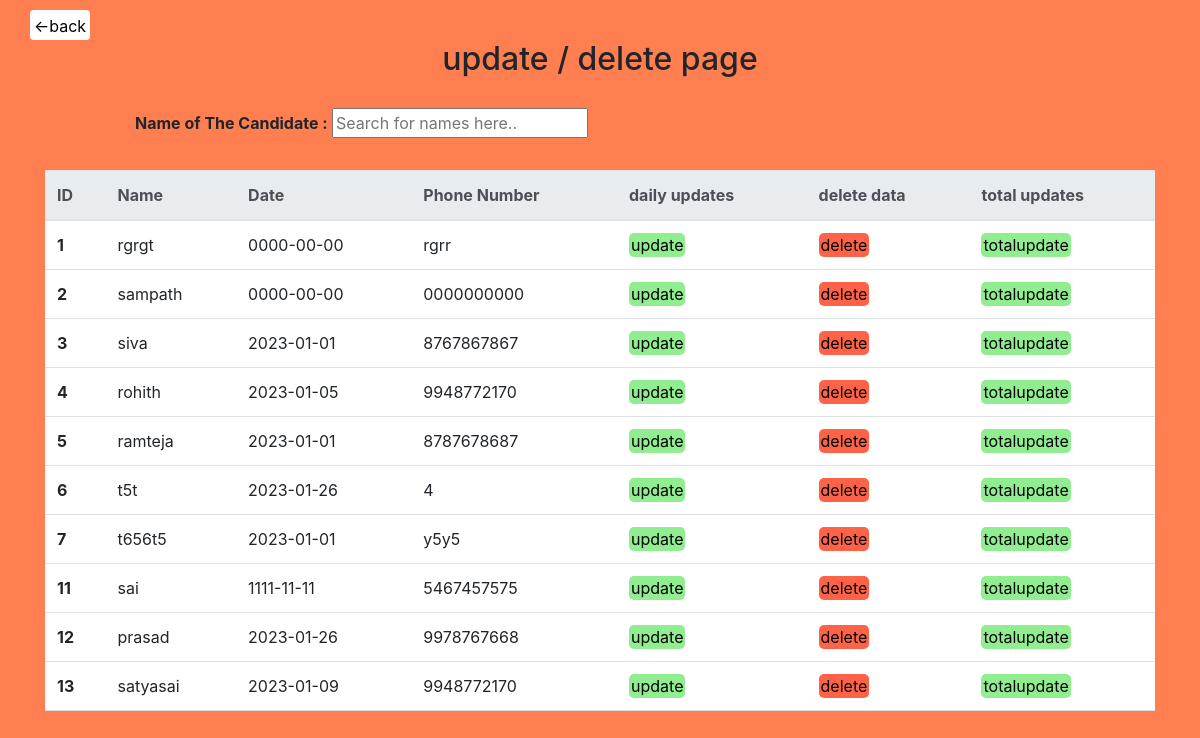
The app's page /finance/update.php with its own data.
### tables this page shows
CREATE TABLE `newlist` (
  `id` int(11) NOT NULL,
  `name` text NOT NULL,
  `fathername` text NOT NULL,
  `phoneno` varchar(10) NOT NULL,
  `totalamount` varchar(100) NOT NULL,
  `paidamount` int(11) NOT NULL,
  `date` date NOT NULL,
  `2023 jan 1` int(11) NOT NULL,
  `2023 jan 2` int(11) NOT NULL,
  `2023 jan 3` int(11) NOT NULL,
  `2023 jan 4` int(11) NOT NULL,
  `2023 jan 5` int(11) NOT NULL,
  `2023 jan 6` int(11) NOT NULL,
  `2023 jan 7` int(11) NOT NULL,
  `2023 jan 8` int(11) NOT NULL,
  `2023 jan 9` int(11) NOT NULL,
  `2023 jan 10` int(11) NOT NULL,
  `2023 jan 11` int(11) NOT NULL,
  `2023 jan 12` int(11) NOT NULL,
  `2023 jan 13` int(11) NOT NULL,
  `2023 jan 14` int(11) NOT NULL,
  `2023 jan 15` int(11) NOT NULL,
  `2023 jan 16` int(11) NOT NULL,
  `2023 jan 17` int(11) NOT NULL,
  `2023 jan 18` int(11) NOT NULL,
  `2023 jan 19` int(11) NOT NULL,
  `2023 jan 20` int(11) NOT NULL,
  `2023 jan 21` int(11) NOT NULL,
  `2023 jan 22` int(11) NOT NULL,
  `2023 jan 23` int(11) NOT NULL,
  `2023 jan 24` int(11) NOT NULL,
  `2023 jan 25` int(11) NOT NULL,
  `2023 jan 26` int(11) NOT NULL,
  `2023 jan 27` int(11) NOT NULL,
  `2023 jan 28` int(11) NOT NULL,
  `2023 jan 29` int(11) NOT NULL,
  `2023 jan 30` int(11) NOT NULL,
  `2023 jan 31` int(11) NOT NULL,
  `2023 feb 1` int(11) NOT NULL,
  `2023 feb 2` int(11) NOT NULL,
  `2023 feb 3` int(11) NOT NULL,
  `2023 feb 4` int(11) NOT NULL,
  `2023 feb 5` int(11) NOT NULL,
  `2023 feb 6` int(11) NOT NULL,
  `2023 feb 7` int(11) NOT NULL,
  `2023 feb 8` int(11) NOT NULL,
  `2023 feb 9` int(11) NOT NULL,
  `2023 feb 10` int(11) NOT NULL,
  `2023 feb 11` int(11) NOT NULL,
  `2023 feb 12` int(11) NOT NULL,
  `2023 feb 13` int(11) NOT NULL,
  `2023 feb 14` int(11) NOT NULL,
  `2023 feb 15` int(11) NOT NULL,
  `2023 feb 16` int(11) NOT NULL,
  `2023 feb 17` int(11) NOT NULL,
  `2023 feb 18` int(11) NOT NULL,
  `2023 feb 19` int(11) NOT NULL,
  `2023 feb 20` int(11) NOT NULL,
  `2023 feb 21` int(11) NOT NULL,
  `2023 feb 22` int(11) NOT NULL,
  `2023 feb 23` int(11) NOT NULL,
  `2023 feb 24` int(11) NOT NULL,
  `2023 feb 25` int(11) NOT NULL,
  `2023 feb 26` int(11) NOT NULL,
  `2023 feb 27` int(11) NOT NULL,
  `2023 feb 28` int(11) NOT NULL,
  `2023 mar 1` int(11) NOT NULL,
  `2023 mar 2` int(11) NOT NULL,
  `2023 mar 3` int(11) NOT NULL,
  `2023 mar 4` int(11) NOT NULL,
  `2023 mar 5` int(11) NOT NULL,
  `2023 mar 6` int(11) NOT NULL,
  `2023 mar 7` int(11) NOT NULL,
  `2023 mar 8` int(11) NOT NULL,
  `2023 mar 9` int(11) NOT NULL,
  `2023 mar 10` int(11) NOT NULL,
  `2023 mar 11` int(11) NOT NULL,
  `2023 mar 12` int(11) NOT NULL,
  `2023 mar 13` int(11) NOT NULL,
  `2023 mar 14` int(11) NOT NULL,
  `2023 mar 15` int(11) NOT NULL,
  `2023 mar 16` int(11) NOT NULL,
  `2023 mar 17` int(11) NOT NULL,
  `2023 mar 18` int(11) NOT NULL,
  `2023 mar 19` int(11) NOT NULL,
  `2023 mar 20` int(11) NOT NULL,
  `2023 mar 21` int(11) NOT NULL,
  `2023 mar 22` int(11) NOT NULL,
  `2023 mar 23` int(11) NOT NULL,
  `2023 mar 24` int(11) NOT NULL,
  `2023 mar 25` int(11) NOT NULL,
  `2023 mar 26` int(11) NOT NULL,
  `2023 mar 27` int(11) NOT NULL,
  `2023 mar 28` int(11) NOT NULL,
  `2023 mar 29` int(11) NOT NULL,
  `2023 mar 30` int(11) NOT NULL,
  `2023 mar 31` int(11) NOT NULL,
  `2023 apr 1` int(11) NOT NULL,
  `2023 apr 2` int(11) NOT NULL,
  `2023 apr 3` int(11) NOT NULL,
  `2023 apr 4` int(11) NOT NULL,
  `2023 apr 5` int(11) NOT NULL,
  `2023 apr 6` int(11) NOT NULL,
  `2023 apr 7` int(11) NOT NULL,
  `2023 apr 8` int(11) NOT NULL,
  `2023 apr 9` int(11) NOT NULL,
  `2023 apr 10` int(11) NOT NULL,
  `2023 apr 11` int(11) NOT NULL,
  `2023 apr 12` int(11) NOT NULL,
  `2023 apr 13` int(11) NOT NULL,
  `2023 apr 14` int(11) NOT NULL,
  `2023 apr 15` int(11) NOT NULL,
  `2023 apr 16` int(11) NOT NULL,
  `2023 apr 17` int(11) NOT NULL,
  `2023 apr 18` int(11) NOT NULL,
  `2023 apr 19` int(11) NOT NULL,
  `2023 apr 20` int(11) NOT NULL,
  `2023 apr 21` int(11) NOT NULL,
  `2023 apr 22` int(11) NOT NULL,
  `2023 apr 23` int(11) NOT NULL,
  `2023 apr 24` int(11) NOT NULL,
  `2023 apr 25` int(11) NOT NULL,
  `2023 apr 26` int(11) NOT NULL,
  `2023 apr 27` int(11) NOT NULL,
  `2023 apr 28` int(11) NOT NULL,
  `2023 apr 29` int(11) NOT NULL,
  `2023 apr 30` int(11) NOT NULL,
  `2023 may 1` int(11) NOT NULL,
  `2023 may 2` int(11) NOT NULL,
  `2023 may 3` int(11) NOT NULL,
  `2023 may 4` int(11) NOT NULL,
  `2023 may 5` int(11) NOT NULL,
  `2023 may 6` int(11) NOT NULL,
  `2023 may 7` int(11) NOT NULL,
  `2023 may 8` int(11) NOT NULL,
  `2023 may 9` int(11) NOT NULL,
  `2023 may 10` int(11) NOT NULL,
  `2023 may 11` int(11) NOT NULL,
  `2023 may 12` int(11) NOT NULL,
  `2023 may 13` int(11) NOT NULL,
  `2023 may 14` int(11) NOT NULL,
  `2023 may 15` int(11) NOT NULL,
  `2023 may 16` int(11) NOT NULL,
  `2023 may 17` int(11) NOT NULL,
  `2023 may 18` int(11) NOT NULL,
  `2023 may 19` int(11) NOT NULL,
  `2023 may 20` int(11) NOT NULL,
  `2023 may 21` int(11) NOT NULL,
  `2023 may 22` int(11) NOT NULL,
  `2023 may 23` int(11) NOT NULL,
  `2023 may 24` int(11) NOT NULL,
  `2023 may 25` int(11) NOT NULL,
  `2023 may 26` int(11) NOT NULL,
  `2023 may 27` int(11) NOT NULL,
  `2023 may 28` int(11) NOT NULL,
  `2023 may 29` int(11) NOT NULL,
  `2023 may 30` int(11) NOT NULL,
  `2023 may 31` int(11) NOT NULL,
  `2023 jun 1` int(11) NOT NULL,
  `2023 jun 2` int(11) NOT NULL,
  `2023 jun 3` int(11) NOT NULL,
  `2023 jun 4` int(11) NOT NULL,
  `2023 jun 5` int(11) NOT NULL,
  `2023 jun 6` int(11) NOT NULL,
  `2023 jun 7` int(11) NOT NULL,
  `2023 jun 8` int(11) NOT NULL,
  `2023 jun 9` int(11) NOT NULL,
  `2023 jun 10` int(11) NOT NULL,
  `2023 jun 11` int(11) NOT NULL,
  `2023 jun 12` int(11) NOT NULL,
  `2023 jun 13` int(11) NOT NULL,
  `2023 jun 14` int(11) NOT NULL,
  `2023 jun 15` int(11) NOT NULL,
  `2023 jun 16` int(11) NOT NULL,
  `2023 jun 17` int(11) NOT NULL,
  `2023 jun 18` int(11) NOT NULL,
  `2023 jun 19` int(11) NOT NULL,
  `2023 jun 20` int(11) NOT NULL,
  `2023 jun 21` int(11) NOT NULL,
  `2023 jun 22` int(11) NOT NULL,
  `2023 jun 23` int(11) NOT NULL,
  `2023 jun 24` int(11) NOT NULL,
  `2023 jun 25` int(11) NOT NULL,
  `2023 jun 26` int(11) NOT NULL,
  `2023 jun 27` int(11) NOT NULL,
  `2023 jun 28` int(11) NOT NULL,
  `2023 jun 29` int(11) NOT NULL,
  `2023 jun 30` int(11) NOT NULL,
  `2023 jul 1` int(11) NOT NULL,
  `2023 jul 2` int(11) NOT NULL,
  `2023 jul 3` int(11) NOT NULL,
  `2023 jul 4` int(11) NOT NULL,
  `2023 jul 5` int(11) NOT NULL,
  `2023 jul 6` int(11) NOT NULL,
  `2023 jul 7` int(11) NOT NULL,
  `2023 jul 8` int(11) NOT NULL,
  `2023 jul 9` int(11) NOT NULL,
  `2023 jul 10` int(11) NOT NULL,
  `2023 jul 11` int(11) NOT NULL,
  `2023 jul 12` int(11) NOT NULL,
  `2023 jul 13` int(11) NOT NULL,
  `2023 jul 14` int(11) NOT NULL,
  `2023 jul 15` int(11) NOT NULL,
  `2023 jul 16` int(11) NOT NULL,
  `2023 jul 17` int(11) NOT NULL,
  `2023 jul 18` int(11) NOT NULL,
  `2023 jul 19` int(11) NOT NULL,
  `2023 jul 20` int(11) NOT NULL,
  `2023 jul 21` int(11) NOT NULL,
  `2023 jul 22` int(11) NOT NULL,
  `2023 jul 23` int(11) NOT NULL,
  `2023 jul 24` int(11) NOT NULL,
  `2023 jul 25` int(11) NOT NULL,
  `2023 jul 26` int(11) NOT NULL,
  `2023 jul 27` int(11) NOT NULL,
  `2023 jul 28` int(11) NOT NULL,
  `2023 jul 29` int(11) NOT NULL,
  `2023 jul 30` int(11) NOT NULL,
  `2023 jul 31` int(11) NOT NULL,
  `2023 aug 1` int(11) NOT NULL,
  `2023 aug 2` int(11) NOT NULL,
  `2023 aug 3` int(11) NOT NULL,
  `2023 aug 4` int(11) NOT NULL,
  `2023 aug 5` int(11) NOT NULL,
  `2023 aug 6` int(11) NOT NULL,
  `2023 aug 7` int(11) NOT NULL,
  `2023 aug 8` int(11) NOT NULL,
  `2023 aug 9` int(11) NOT NULL,
  `2023 aug 10` int(11) NOT NULL,
  `2023 aug 11` int(11) NOT NULL,
  `2023 aug 12` int(11) NOT NULL,
  `2023 aug 13` int(11) NOT NULL,
  `2023 aug 14` int(11) NOT NULL,
  `2023 aug 15` int(11) NOT NULL,
  `2023 aug 16` int(11) NOT NULL,
  `2023 aug 17` int(11) NOT NULL,
  `2023 aug 18` int(11) NOT NULL,
  `2023 aug 19` int(11) NOT NULL,
  `2023 aug 20` int(11) NOT NULL,
  `2023 aug 21` int(11) NOT NULL,
  `2023 aug 22` int(11) NOT NULL,
  `2023 aug 23` int(11) NOT NULL,
  `2023 aug 24` int(11) NOT NULL,
  `2023 aug 25` int(11) NOT NULL,
  `2023 aug 26` int(11) NOT NULL,
  `2023 aug 27` int(11) NOT NULL,
  `2023 aug 28` int(11) NOT NULL,
  `2023 aug 29` int(11) NOT NULL,
  `2023 aug 30` int(11) NOT NULL,
  `2023 aug 31` int(11) NOT NULL,
  `2023 sep 1` int(11) NOT NULL,
  `2023 sep 2` int(11) NOT NULL,
  `2023 sep 3` int(11) NOT NULL,
  `2023 sep 4` int(11) NOT NULL,
  `2023 sep 5` int(11) NOT NULL,
  `2023 sep 6` int(11) NOT NULL,
  `2023 sep 7` int(11) NOT NULL,
  `2023 sep 8` int(11) NOT NULL,
  `2023 sep 9` int(11) NOT NULL,
  `2023 sep 10` int(11) NOT NULL,
  `2023 sep 11` int(11) NOT NULL,
  `2023 sep 12` int(11) NOT NULL,
  `2023 sep 13` int(11) NOT NULL,
  `2023 sep 14` int(11) NOT NULL,
  `2023 sep 15` int(11) NOT NULL,
  `2023 sep 16` int(11) NOT NULL,
  `2023 sep 17` int(11) NOT NULL,
  `2023 sep 18` int(11) NOT NULL,
  `2023 sep 19` int(11) NOT NULL,
  `2023 sep 20` int(11) NOT NULL,
  `2023 sep 21` int(11) NOT NULL,
  `2023 sep 22` int(11) NOT NULL,
  `2023 sep 23` int(11) NOT NULL,
  `2023 sep 24` int(11) NOT NULL,
  `2023 sep 25` int(11) NOT NULL,
  `2023 sep 26` int(11) NOT NULL,
  `2023 sep 27` int(11) NOT NULL,
  `2023 sep 28` int(11) NOT NULL,
  `2023 sep 29` int(11) NOT NULL,
  `2023 sep 30` int(11) NOT NULL,
  `2023 oct 1` int(11) NOT NULL,
  `2023 oct 2` int(11) NOT NULL,
  `2023 oct 3` int(11) NOT NULL,
  `2023 oct 4` int(11) NOT NULL,
  `2023 oct 5` int(11) NOT NULL,
  `2023 oct 6` int(11) NOT NULL,
  `2023 oct 7` int(11) NOT NULL,
  `2023 oct 8` int(11) NOT NULL,
  `2023 oct 9` int(11) NOT NULL,
  `2023 oct 10` int(11) NOT NULL,
  `2023 oct 11` int(11) NOT NULL,
  `2023 oct 12` int(11) NOT NULL,
  `2023 oct 13` int(11) NOT NULL,
  `2023 oct 14` int(11) NOT NULL,
  `2023 oct 15` int(11) NOT NULL,
  `2023 oct 16` int(11) NOT NULL,
  `2023 oct 17` int(11) NOT NULL,
  `2023 oct 18` int(11) NOT NULL,
  `2023 oct 19` int(11) NOT NULL,
  `2023 oct 20` int(11) NOT NULL,
  `2023 oct 21` int(11) NOT NULL,
  `2023 oct 22` int(11) NOT NULL,
  `2023 oct 23` int(11) NOT NULL,
  `2023 oct 24` int(11) NOT NULL,
  `2023 oct 25` int(11) NOT NULL,
  `2023 oct 26` int(11) NOT NULL,
  `2023 oct 27` int(11) NOT NULL,
  `2023 oct 28` int(11) NOT NULL,
  `2023 oct 29` int(11) NOT NULL,
  `2023 oct 30` int(11) NOT NULL,
  `2023 oct 31` int(11) NOT NULL,
  `2023 nov 1` int(11) NOT NULL,
  `2023 nov 2` int(11) NOT NULL,
  `2023 nov 3` int(11) NOT NULL,
  `2023 nov 4` int(11) NOT NULL,
  `2023 nov 5` int(11) NOT NULL,
  `2023 nov 6` int(11) NOT NULL,
  `2023 nov 7` int(11) NOT NULL,
  `2023 nov 8` int(11) NOT NULL,
  `2023 nov 9` int(11) NOT NULL,
  `2023 nov 10` int(11) NOT NULL,
  `2023 nov 11` int(11) NOT NULL,
  `2023 nov 12` int(11) NOT NULL,
  `2023 nov 13` int(11) NOT NULL,
  `2023 nov 14` int(11) NOT NULL,
  `2023 nov 15` int(11) NOT NULL,
  `2023 nov 16` int(11) NOT NULL,
  `2023 nov 17` int(11) NOT NULL,
  `2023 nov 18` int(11) NOT NULL,
  `2023 nov 19` int(11) NOT NULL,
  `2023 nov 20` int(11) NOT NULL,
  `2023 nov 21` int(11) NOT NULL,
  `2023 nov 22` int(11) NOT NULL,
  `2023 nov 23` int(11) NOT NULL,
  `2023 nov 24` int(11) NOT NULL,
  `2023 nov 25` int(11) NOT NULL,
  `2023 nov 26` int(11) NOT NULL,
  `2023 nov 27` int(11) NOT NULL,
  `2023 nov 28` int(11) NOT NULL,
  `2023 nov 29` int(11) NOT NULL,
  `2023 nov 30` int(11) NOT NULL,
  `2023 dec 1` int(11) NOT NULL,
  `2023 dec 2` int(11) NOT NULL,
  `2023 dec 3` int(11) NOT NULL,
  `2023 dec 4` int(11) NOT NULL,
  `2023 dec 5` int(11) NOT NULL,
  `2023 dec 6` int(11) NOT NULL,
  `2023 dec 7` int(11) NOT NULL,
  `2023 dec 8` int(11) NOT NULL,
  `2023 dec 9` int(11) NOT NULL,
  `2023 dec 10` int(11) NOT NULL,
  `2023 dec 11` int(11) NOT NULL,
  `2023 dec 12` int(11) NOT NULL,
  `2023 dec 13` int(11) NOT NULL,
  `2023 dec 14` int(11) NOT NULL,
  `2023 dec 15` int(11) NOT NULL,
  `2023 dec 16` int(11) NOT NULL,
  `2023 dec 17` int(11) NOT NULL,
  `2023 dec 18` int(11) NOT NULL,
  `2023 dec 19` int(11) NOT NULL,
  `2023 dec 20` int(11) NOT NULL,
  `2023 dec 21` int(11) NOT NULL,
  `2023 dec 22` int(11) NOT NULL,
  `2023 dec 23` int(11) NOT NULL,
  `2023 dec 24` int(11) NOT NULL,
  `2023 dec 25` int(11) NOT NULL,
  `2023 dec 26` int(11) NOT NULL,
  `2023 dec 27` int(11) NOT NULL,
  `2023 dec 28` int(11) NOT NULL,
  `2023 dec 29` int(11) NOT NULL,
  `2023 dec 30` int(11) NOT NULL,
  `2023 dec 31` int(11) NOT NULL
);

### finance/update.php (the view, shortened to what this page needs)
<!DOCTYPE html>
<html lang="en">
<head>
    <link rel="stylesheet" href="bootstrap.min.css">
  <link rel="stylesheet" href="https://maxcdn.bootstrapcdn.com/bootstrap/4.1.3/css/bootstrap.min.css">
</head>
<body style="background:coral;">
<div class="matter">
     <button class="btn"><a href="index.php" style="color:black;"><-back</a></button>
     <h2 align="center" class="h2">update / delete page</h2>
        <div class="col-9 sec"><b>Name of The Candidate :</b>
        <input type="text" id="myInput" onkeyup="myFunction()" placeholder="Search for names here.."  class="search">
        </div>
</div>
<div class="container">
    <?php
 $conn=mysqli_connect("localhost","root","","database");
 $sql="select * from `newlist`";
 $result=mysqli_query($conn,$sql);
 if(mysqli_num_rows($result)>0)
         {?>
    <table id="myTable" class="table table-hover responsive" id="myTable">
        <thead class="thead-light">
          <tr id="myUL">
            <th>ID</th>
            <th>Name</th>
            <th>Date</th>
            <th>Phone Number</th>
            <th>daily updates</th>
            <th>delete data</th>
            <th>total updates</th>
          </tr>
        </thead>
        <?php foreach($result as $row){
       ?> <tr class="data"><?php
         echo "<th>".$row['id']."</th>
            <td>".$row['name']."</td>
            <td>".$row['date']."</td>
            <td>".$row['phoneno']."</td>
            <td><a href='update code.php?id=$row[id]&name=$row[name]&date=$row[date]&fathername=$row[fathername]&phoneno=$row[phoneno]&totalamount=$row[totalamount]&paidamount=$row[paidamount]' class='upd'>update</a></td>
            <td><a href='delete.php?id=$row[id]&name=$row[name]&fathername=$row[fathername]&totalamount=$row[totalamount]&paidamount=$row[paidamount]' class='del'>delete</a></td>
            <td><a href='total update code.php?id=$row[id]&name=$row[name]&date=$row[date]&fathername=$row[fathername]&phoneno=$row[phoneno]&totalamount=$row[totalamount]&paidamount=$row[paidamount]' class='upd'>totalupdate</a></td>";
            ?>
        </tr>
        <?php
                        }
                    }
                    else{
                        echo "some error";
                    }
               ?>
          </table>
</div>
</body>
</html>

### finance/update.php (style rules this page uses)
.data { background-color:white; }
.btn { margin-top:10px; margin-left:30px; background-color:white; height:30px; padding:3px; }
.matter { height:170px; }
.sec { margin-left:120px; margin-top:30px; }
.container { overflow:auto; white-space:nowrap; }
.del { background-color:tomato; color:black; padding:2px; border-radius:5px; }
.upd { background-color:lightgreen; color:black; padding:2px; border-radius:5px; }

### records on screen
newlist: id "1", name "rgrgt", date "0000-00-00", phoneno "rgrr"
newlist: id "2", name "sampath", date "0000-00-00", phoneno "0000000000"
newlist: id "3", name "siva", date "2023-01-01", phoneno "8767867867"
newlist: id "4", name "rohith", date "2023-01-05", phoneno "9948772170"
newlist: id "5", name "ramteja", date "2023-01-01", phoneno "8787678687"
newlist: id "6", name "t5t", date "2023-01-26", phoneno "4"
newlist: id "7", name "t656t5", date "2023-01-01", phoneno "y5y5"
newlist: id "11", name "sai", date "1111-11-11", phoneno "5467457575"
newlist: id "12", name "prasad", date "2023-01-26", phoneno "9978767668"
newlist: id "13", name "satyasai", date "2023-01-09", phoneno "9948772170"
